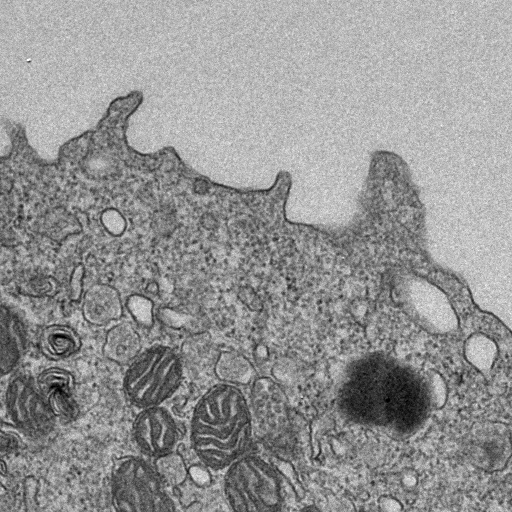
#> input picture test_seg_images/k75Kf715A9h6p4S60682_2D_img02560-LOC-2d-0-512_1024-1536.tiff, 512 x 512 px
$ jupyter execute 1_image_segmentation.ipynb
#> lines starting #> are read from the running program, lines starting #| are printed output that depends on the picture; after the words box and inside, x2 and y2 are one past the last pixel; in counts of white or black regions, pixels touching at a corner belong together
# Image Segmentation Demo
Order of Operations for Image Segmentation

1. Preprocessing:
Noise Reduction: Apply filtering techniques (e.g., Gaussian blur) to remove noise from the image.
Intensity Normalization: Adjust the intensity levels to improve contrast and highlight features.
Resizing: Scale the image if necessary to a consistent size for further processing.

2. Feature Extraction:
Extract relevant features from the image that will help in distinguishing between different segments. This may include:
Color information (RGB, HSV)
Texture features (e.g., texture descriptors, edge detection)
Shape descriptors

3. Segmentation Method Selection:
Choose an appropriate segmentation method based on the specific application and characteristics of the images. Common methods include:
Thresholding
Region-based segmentation (e.g., region growing, merging)
Clustering-based methods (e.g., k-means, mean shift)
Edge detection methods (e.g., Canny edge detection)
Machine Learning / Deep Learning approaches (e.g., U-Net, Mask R-CNN)

4. Segmentation Execution:
Apply the selected segmentation algorithm to the preprocessed image to divide it into distinct segments or regions.

Our first step is to load the packages

[cell 1]
import numpy as np
import pandas as pd
import matplotlib.pyplot as plt
from skimage import io, feature, segmentation, color, restoration, filters, transform, measure, morphology, draw, exposure

## Example 1: Noise reduction / smoothing / thresholding

Next let's read our images:

[cell 2]
file_path = r'test_seg_images/k75Kf715A9h6p4S60682_2D_img02560-LOC-2d-0-512_1024-1536.tiff'
image = io.imread(file_path)
#> image is the input picture: shape (512, 512); min 0, max 255, mean 147.5
plt.imshow(image, cmap='gray')
plt.axis('off')

Look at Equalizing Gamma or Adaptive Equalization

[cell 3]
gamma_image = exposure.adjust_gamma(image, gamma=1, gain=1)
clahe_image = exposure.equalize_adapthist(image)

fig, ax = plt.subplots(nrows=1, ncols=2, figsize=(7, 4))

ax[0].imshow(gamma_image, cmap='gray')
ax[0].set_title('Gamma image')
ax[0].axis('off')

ax[1].imshow(clahe_image, cmap='gray')
ax[1].set_title('CLAHE equalized image')
ax[1].axis('off')
plt.subplots_adjust()
plt.show()

The gamma image looks to have identifiable levels - let's go with it.

Now let's apply Multi-threshold

[cell 4]
blur_image = filters.gaussian(gamma_image, sigma=31, truncate=1/5)
plt.figure(figsize=(4, 3))
plt.title('gaussian blur')
plt.imshow(blur_image, cmap='gray')
plt.axis('off')

We've smoothed out a lot of artifacts, now let's apply our multi-otsu threshold

[cell 5]
thresholds = filters.threshold_multiotsu(blur_image)
#> thresholds = [0.435, 0.622]
regions = np.digitize(blur_image, bins=thresholds)
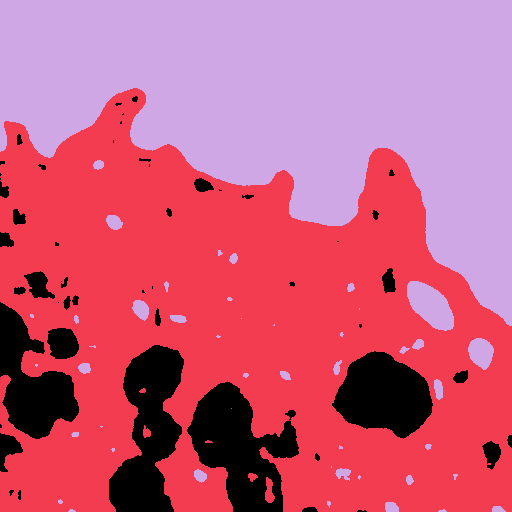
#> regions: shape (512, 512) int64; 3 distinct labels, from 0 to 2; one colour per label, 0 black

# threshold_global_otsu = filters.threshold_otsu(blur_image)
# global_otsu_binary = blur_image >= threshold_global_otsu

fig, ax = plt.subplots(nrows=1, ncols=2, figsize=(7, 4))
ax[0].imshow(blur_image, cmap='gray')
ax[0].set_title('gaussian blur')
ax[0].axis('off')

ax[1].imshow(regions)
ax[1].set_title('multi-otsu threshold')
ax[1].axis('off')
plt.subplots_adjust()
plt.show()

There's a lot of small artifacts in the image so let's remove those

Also use normal otsu thresholding (binary) to remove the background.

[cell 6]
threshold_global_otsu = filters.threshold_otsu(blur_image)
#> threshold_global_otsu = 0.603
global_otsu_binary = blur_image >= threshold_global_otsu
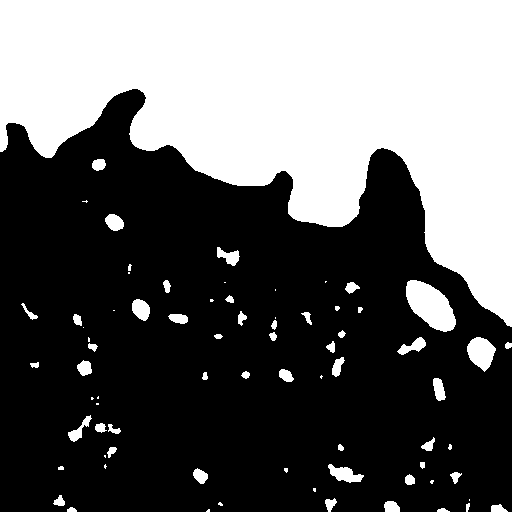
#> global_otsu_binary: shape (512, 512) bool; 39% white; 75 white regions (23 under 20 px), largest, box (x1, y1, x2, y2) and area: (0, 0, 512, 327) 94988, (406, 280, 456, 332) 1631, (467, 337, 496, 372) 667

# we're only interested in the first region captured by the threshold
multi_otsu_regions = (regions == 0)
#> multi_otsu_regions: shape (512, 512) bool; 11.7% white; 51 white regions (19 under 20 px), largest, box (x1, y1, x2, y2) and area: (187, 382, 299, 512) 7821, (109, 345, 184, 512) 7489, (332, 351, 433, 439) 5929

# Remove small artifacts
large_objects = morphology.remove_small_objects(multi_otsu_regions, min_size=500)
#> large_objects: shape (512, 512) bool; 10.5% white; 5 white regions, box (x1, y1, x2, y2) and area: (187, 382, 299, 512) 7821, (109, 345, 184, 512) 7489, (332, 351, 433, 439) 5929, (0, 302, 79, 439) 5567, (47, 328, 79, 359) 792

fig, ax = plt.subplots(nrows=1, ncols=4, figsize=(8, 4))
ax[0].imshow(blur_image, cmap='gray')
ax[0].set_title('gaussian blur')
ax[0].axis('off')

ax[1].imshow(global_otsu_binary)
ax[1].set_title('otsu thres')
ax[1].axis('off')

ax[2].imshow(multi_otsu_regions)
ax[2].set_title('multi-otsu threshold')
ax[2].axis('off')

ax[3].imshow(large_objects)
ax[3].set_title('large features')
ax[3].axis('off')
plt.subplots_adjust()
plt.show()

Now let's apply the mask to the original image

[cell 7]
masked_image = image * (large_objects == 1)

fig, ax = plt.subplots(nrows=1, ncols=2, figsize=(7, 4))
ax[0].imshow(image, cmap='gray')
ax[0].set_title('original image')
ax[0].axis('off')

ax[1].imshow(masked_image)
ax[1].set_title('masked image')
ax[1].axis('off')
plt.subplots_adjust()
plt.show()

## Example 2

In this example let's utilize morphological operations

[cell 8]
file_path = r'test_seg_images/73305IX3JqLNR72O9O46_2D_img01769-LOC-2d-1024-1536_1024-1536.tiff'
image = io.imread(file_path)
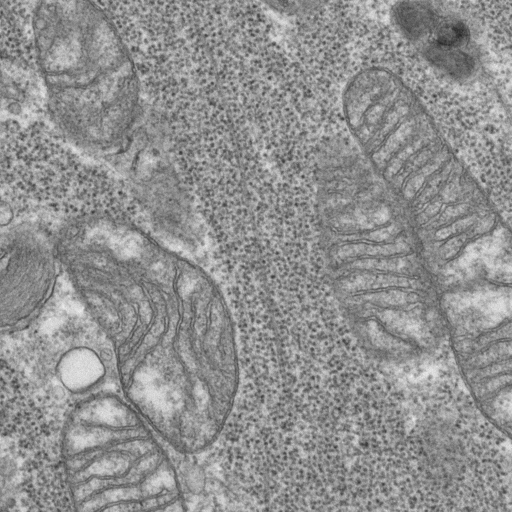
#> input picture test_seg_images/73305IX3JqLNR72O9O46_2D_img01769-LOC-2d-1024-1536_1024-1536.tiff, 512 x 512 px
#> image is the input picture: shape (512, 512); min 40, max 240, mean 144.3
plt.imshow(image, cmap='gray')
plt.axis('off')

Clean the image

[cell 9]
clahe_image = exposure.equalize_adapthist(image)
blur_image = filters.gaussian(clahe_image, sigma=11, truncate=1/5)
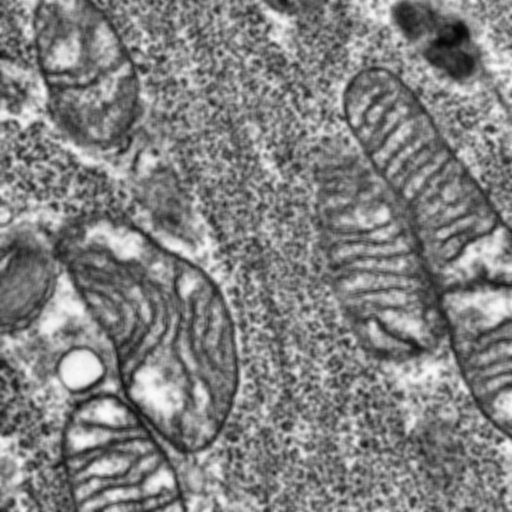
#> blur_image: shape (512, 512) float64; min 0.0171, max 0.988, mean 0.508

fig, ax = plt.subplots(nrows=1, ncols=2, figsize=(7, 4))
ax[0].imshow(image, cmap='gray')
ax[0].set_title('original image')
ax[0].axis('off')

ax[1].imshow(blur_image, cmap='gray')
ax[1].set_title('clahe/blurred image')
ax[1].axis('off')
plt.subplots_adjust()
plt.show()

Lets apply multi-otsu to find the regions of interest.  Also let's remove small artifacts.

[cell 10]
# Global Otsu - create mask on background
thresholds = filters.threshold_multiotsu(blur_image)
#> thresholds = [0.425, 0.63]
regions = np.digitize(blur_image, bins=thresholds)
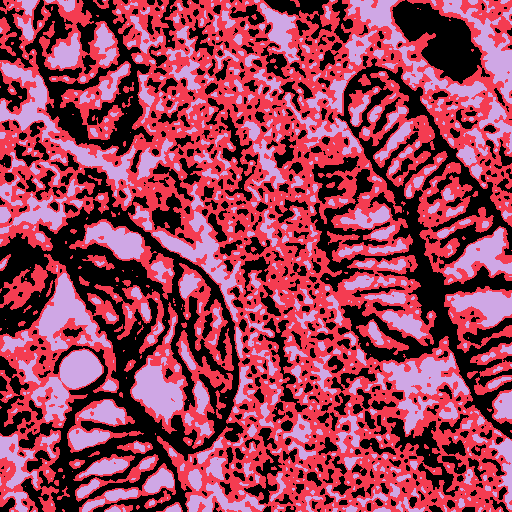
#> regions: shape (512, 512) int64; 3 distinct labels, from 0 to 2; one colour per label, 0 black

multi_otsu_regions = (regions == 0)
#> multi_otsu_regions: shape (512, 512) bool; 33.4% white; 677 white regions (338 under 20 px), largest, box (x1, y1, x2, y2) and area: (0, 168, 244, 512) 24473, (310, 56, 512, 439) 17303, (25, 0, 154, 156) 6544
large_objects = morphology.remove_small_objects(multi_otsu_regions, min_size=2000)
#> large_objects: shape (512, 512) bool; 19.4% white; 4 white regions, box (x1, y1, x2, y2) and area: (0, 168, 244, 512) 23123, (310, 58, 512, 439) 17211, (25, 0, 154, 156) 6544, (392, 0, 482, 84) 3879


fig, ax = plt.subplots(nrows=1, ncols=2, figsize=(7, 4))
ax[0].imshow(blur_image, cmap='gray')
ax[0].set_title('gaussian blur')
ax[0].axis('off')


ax[1].imshow(large_objects)
ax[1].set_title('multi-otsu threshold')
ax[1].axis('off')
plt.subplots_adjust()
plt.show()

Our mask is not closed in some regions, so let's apply dilations to cover the regions of interest.

[cell 11]
footprint = morphology.disk(17)
dilated_image = morphology.binary_dilation(large_objects, footprint)
#> dilated_image: shape (512, 512) bool; 58% white; 8 black regions, largest, box (x1, y1, x2, y2) and area: (123, 0, 512, 512) 87990, (0, 0, 69, 222) 7881, (0, 284, 79, 512) 7338

fig, ax = plt.subplots(nrows=1, ncols=2, figsize=(7, 4))
ax[0].imshow(large_objects)
ax[0].set_title('multi-otsu threshold')
ax[0].axis('off')


ax[1].imshow(dilated_image)
ax[1].set_title('dilated image')
ax[1].axis('off')
plt.subplots_adjust()
plt.show()

Now let's apply our mask to the original image:

[cell 12]
masked_image = image * (dilated_image == 1)

fig, ax = plt.subplots(nrows=1, ncols=2, figsize=(7, 4))
ax[0].imshow(image, cmap='gray')
ax[0].set_title('original image')
ax[0].axis('off')

ax[1].imshow(masked_image)
ax[1].set_title('masked image')
ax[1].axis('off')
plt.subplots_adjust()
plt.show()

## Example 3

Let's look at some advanced segmententing techniques from scikit learn and scikit-image.

First let's examine Gaussian Mixture Model (GMM) segmentation.

First we read the image and both apply histogram equalization.

[cell 13]
file_path = r'test_seg_images/k75Kf715A9h6p4S60682_2D_img02560-LOC-2d-0-512_1024-1536.tiff'

# Load and preprocess the image
image = io.imread(file_path)

clahe_image = exposure.equalize_adapthist(image, kernel_size=11, clip_limit=0.01) #contrast enhancement
blur_image = filters.gaussian(clahe_image, sigma=33, truncate=1/5)

fig, ax = plt.subplots(nrows=1, ncols=2, figsize=(7, 4))
ax[0].imshow(image, cmap='gray')
ax[0].set_title('original image')
ax[0].axis('off')

ax[1].imshow(blur_image, cmap='gray')
ax[1].set_title('clahe/blur')
ax[1].axis('off')
plt.subplots_adjust()
plt.show()

[cell 14]
from sklearn.mixture import GaussianMixture

n_components = 3  # 3 classes for segmentation

rows, cols = np.shape(blur_image)
#> rows = 512; cols = 512

# reshape the image array to num_observations by num_features (1,000,000 by 3)
X = blur_image.reshape(-1,1)

# Create and train our Gaussian Mixture Expectation Maximization Model
model = GaussianMixture(n_components=3, tol=0.1)
model.fit(X)

# predict latent values
yhat = model.predict(X)

# reshape the result into an image
gmm_thresh = np.reshape(yhat,[rows,cols])
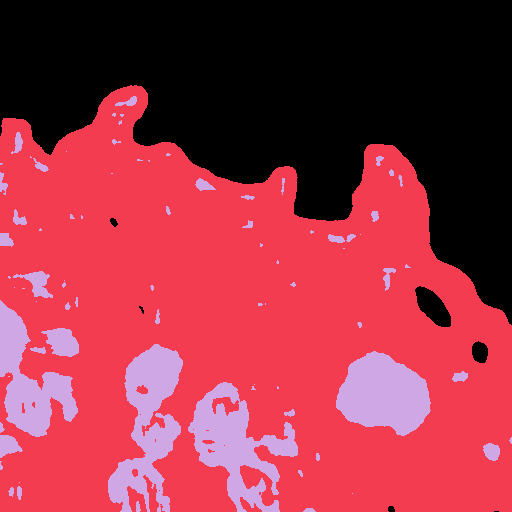
#> gmm_thresh: shape (512, 512) int64; 3 distinct labels, from 0 to 2; one colour per label, 0 black

fig, ax = plt.subplots(nrows=1, ncols=2, figsize=(7, 4))
ax[0].imshow(blur_image, cmap='gray')
ax[0].set_title('clahe/blur')
ax[0].axis('off')

ax[1].imshow(gmm_thresh)
ax[1].set_title('GMM thresh')
ax[1].axis('off')
plt.subplots_adjust()
plt.show()

# Example 4

Finally let's look at a really interesting new skimage algorithm called Weka Segmentation.

Read in our image and augment.

[cell 15]
file_path = r'test_seg_images/k75Kf715A9h6p4S60682_2D_img02560-LOC-2d-0-512_1024-1536.tiff'
image = io.imread(file_path)
#equalize = exposure.equalize_hist(image) #contrast enhancement

clahe_image = exposure.equalize_adapthist(image, kernel_size=15, clip_limit=0.01) #contrast enhancement
blur_image = filters.gaussian(clahe_image, sigma=33, truncate=1/5)
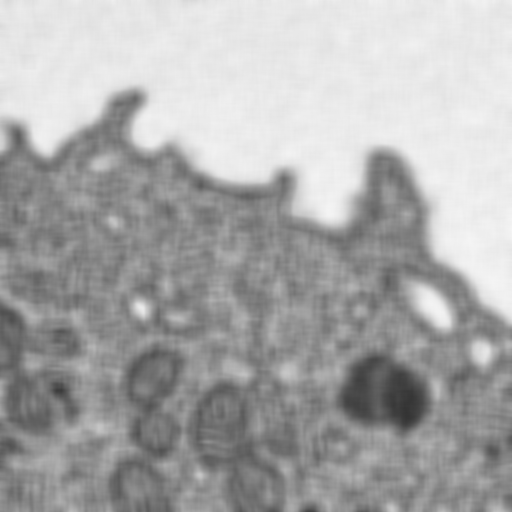
#> blur_image: shape (512, 512) float64; min 0.204, max 0.964, mean 0.669

fig, ax = plt.subplots(nrows=1, ncols=2, figsize=(7, 4))
ax[0].imshow(image, cmap='gray')
ax[0].set_title('original image')
ax[0].axis('off')

ax[1].imshow(blur_image, cmap='gray')
ax[1].set_title('clahe/blur')
ax[1].axis('off')
plt.subplots_adjust()
plt.show()

Now let's assign dimensions to the regions of interest in the image we wish to segment

[cell 16]
training_labels = np.zeros(blur_image.shape[:2], dtype=np.uint8)
training_labels[:75] = 1
training_labels[225:325, 175:300] = 2
training_labels[200:290, 25:150] = 2
training_labels[400:450, 200:240] = 3
training_labels[370:390, 130:170] = 3
training_labels[470:525, 130:150] = 3
training_labels[380:420, 350:420] = 4

fig = plt.figure(figsize=(7, 4))
plt.imshow(image, cmap='gray')
plt.contour(training_labels)
plt.title('regions of interest')

Now let's use our Random Forests Classifer to train on the ROIs

[cell 17]
from sklearn.ensemble import RandomForestClassifier
from functools import partial
from skimage import filters, segmentation, feature, future, io, exposure

sigma_min = 32
sigma_max = 64
features_func = partial(
    feature.multiscale_basic_features, #Intensity, gradient intensity and local structure are computed at different scales thanks to Gaussian blurring.
    intensity=True,
    edges=False,
    texture=True,
    sigma_min=sigma_min,
    sigma_max=sigma_max,
    channel_axis=None,
)
features = features_func(blur_image)
clf = RandomForestClassifier(n_estimators=50, n_jobs=-1, max_depth=100, max_samples=0.05)
clf = future.fit_segmenter(training_labels, features, clf) #Segmentation using labeled parts of the image and a classifier
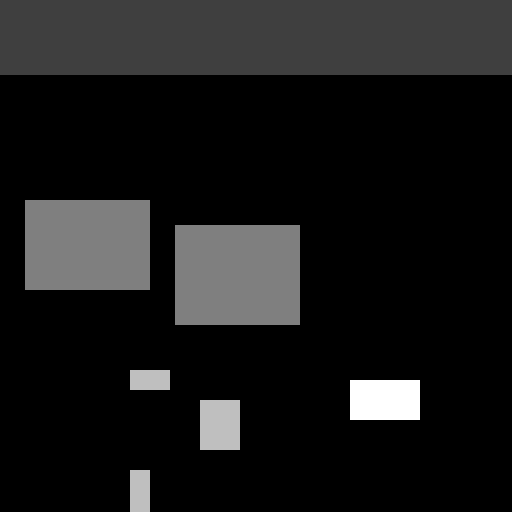
#> training_labels: shape (512, 512); min 0, max 4, mean 0.412; drawn with min black and max white
result = future.predict_segmenter(features, clf)
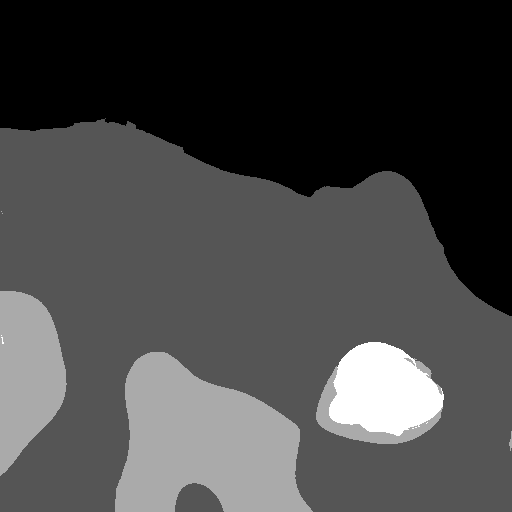
#> result: shape (512, 512); min 1, max 4, mean 1.83; drawn with min black and max white

fig, ax = plt.subplots(1, 2, sharex=True, sharey=True, figsize=(9, 4))
ax[0].imshow(segmentation.mark_boundaries(blur_image, result, mode='thick'))
ax[0].contour(training_labels)
ax[0].set_title('image, mask and labeled boundaries')
ax[0].axis('off')

ax[1].imshow(result)
ax[1].set_title('Weka Segmentation')
ax[1].axis('off')

fig.tight_layout()
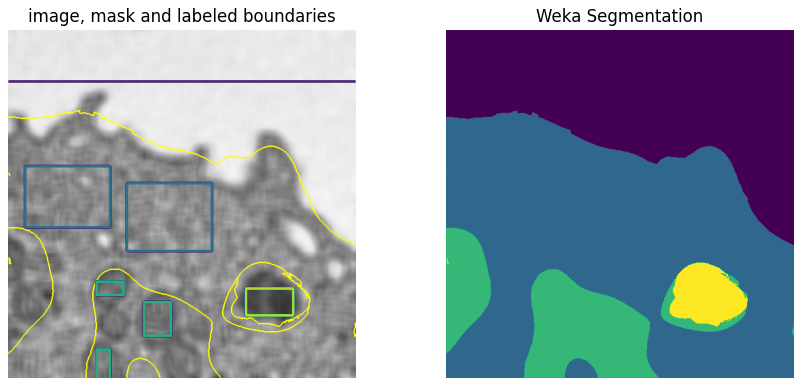
#> figure drawn by matplotlib, 2 panels
